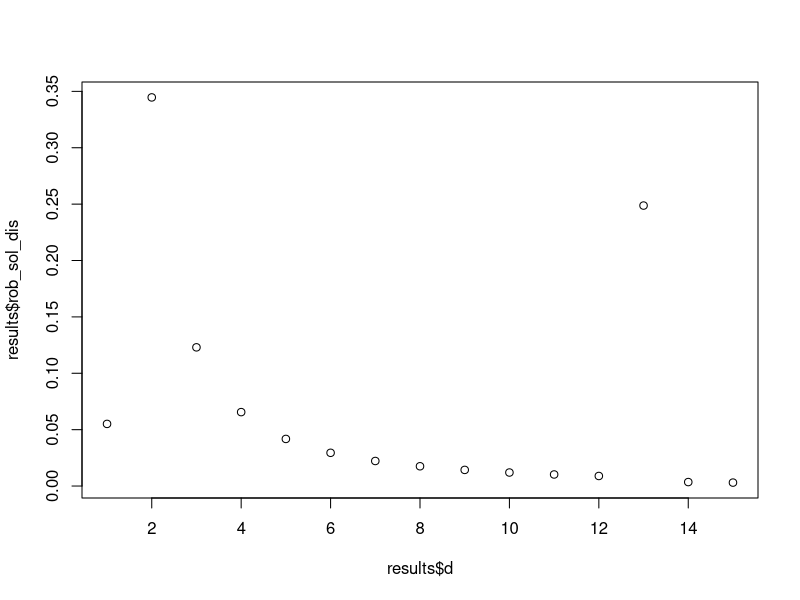

R code for this plot:
rm(list=ls(all=TRUE))
library(ggplot2)


## m homopolymer length  3
## delta_v dropout rate  0 - 0.005
## b coding potential; entropy of each nucleotide in a valid sequence 1.98
## i index overhead 0.05 - 0.1 (fraction devoted to index sequences)
## l oligo length 100-200 nt

## L 256 bits (32 bytes) length of non-overlapping segments
## d number of segments to package in a droplet
## rho(d)  probability distribution

## K number of segments needed for decoding

## Z normalization parameter

d <- 1:15
K <- 100
c <- 0.1
delta_v <- 0.05
Z <- 1.033
        
s <- c*sqrt(K)*(log(K/delta_v))



results <- data.frame(matrix(ncol=3, nrow=1))
names(results) <- c("rho","tau","rsd")

calc_rho_d <- function(x){if( x == 1){
                              1/K
                          }else{
                              1/(x*(x-1))
                          }
}


rho <- sapply(d, calc_rho_d)

calc_tau_d <- function(x){ if( x >= 1 && x <= ((K/s)-1)){
                               s/(K*x)
                           } else if ( x > ((K/s)-1) && x <= K/s){
                               (s*log(s/delta_v))/K
                           } else if ( x > K/s){
                               0
                           }
}

tau <- sapply(d, calc_tau_d)

results <- data.frame(cbind(d, rho, tau))

results$rho.tau <- (results$rho + results$tau )

factor <- 1/sum(results$rho.tau)
results$rob_sol_dis <- results$rho.tau*factor

sum(results$rob_sol_dis)


plot(results$d, results$rob_sol_dis)
